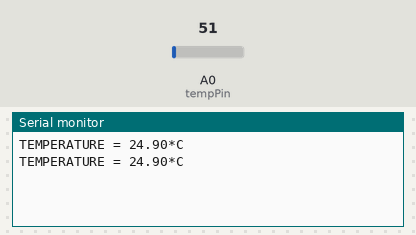
Simulated run of this sketch. Board: Arduino Uno, built with avr-gcc and run on an emulated ATmega328P. Parts: the last lines printed to the serial monitor. Inputs (shaded band) come from the test bench; at power-on: A0 (tempPin) = 51.

Above: at 5.8 s.
5.9 s: A0 (tempPin) set to 61
At 10.8 s:
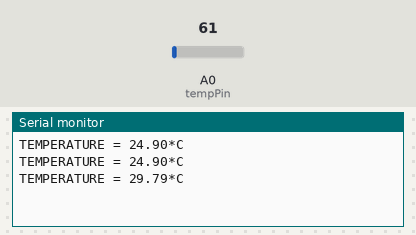
11.9 s: A0 (tempPin) set to 71
At 15.9 s:
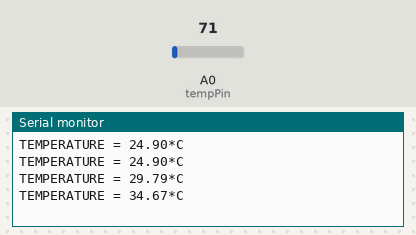
Timing chart, 0 to 17.4 s (numbered marks = the images above; inputs shaded):
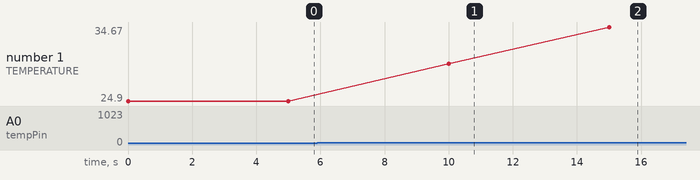

The sketch:

temperature.ino
```cpp
float temp;
int tempPin = 0;

void setup() {
   Serial.begin(9600);
}

void loop() {
   temp = analogRead(tempPin);
   // read analog volt from sensor and save to variable temp
   temp = temp * 0.48828125;
   // convert the analog volt to its temperature equivalent
   Serial.print("TEMPERATURE = ");
   Serial.print(temp); // display temperature value
   Serial.print("*C");
   Serial.println();
   delay(5000); // update sensor reading each one second
}
```

Measured:
- after the input at 5.9 s, the serial monitor: prints a new line after 4.1 s (image 1)
- after the input at 11.9 s, the serial monitor: prints a new line after 3.1 s (image 2)
- plotted number 1: 24.9 → 29.79 after the input at 5.9 s, 29.79 → 34.67 after the input at 11.9 s
